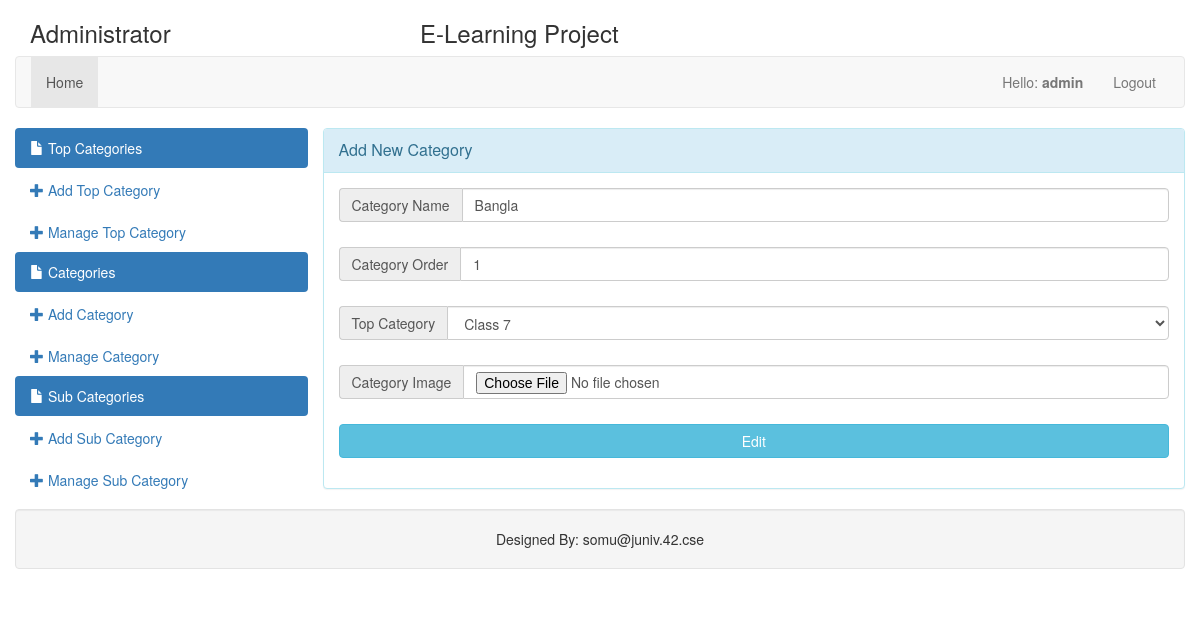
The app's page /admin/add_category.php?edit_id=34 (signed in), older data.
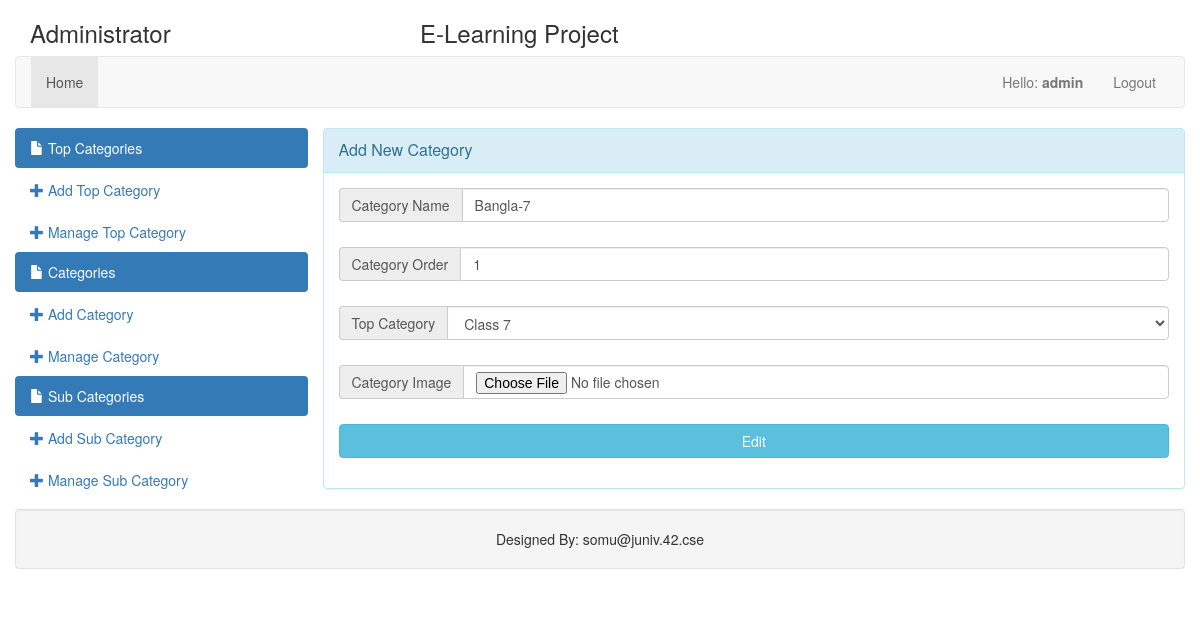
The same page, newer data.
### tables this page shows
CREATE TABLE `table_category` (
  `category_id` int(11) NOT NULL,
  `category_name` varchar(200) NOT NULL,
  `category_image` varchar(200) NOT NULL,
  `category_order` int(11) NOT NULL,
  `top_category_id` int(11) NOT NULL
);

### connection.php (called while the page is built, shortened)
<?php
	function mres($con, $data) {
		return mysqli_real_escape_string($con, rtrim(ltrim($data)));
	}
 ?>

### admin/add_category.php (the view, shortened to what this page needs)
<?php
	include "../connection.php";
	$category_name="";
	$category_image="";
	$category_order="";
	$top_category_id="";
	if (isset($_GET["edit_id"])) {
		$qe = mysqli_query($con, "select * from table_category where category_id='".mres($con, $_GET["edit_id"])."'");
		while ($row = $qe->fetch_assoc()) {
			$category_name=$row["category_name"];
			$category_image=$row["category_image"];
			$category_order=$row["category_order"];
			$top_category_id=$row["top_category_id"];
		}
	}
 ?>
<?php include "header.php"; ?>
	<div class="row" style="padding-left: 0px; padding-right: 0px;">
		<div class="col-lg-3 col-md-3 col-sm-3 col-xs-12" style="padding-left: 0px; padding-right: 0px;">
			<?php include "left_menu.php"; ?>
		</div>
		<div class="col-lg-9 col-md-9 col-sm-9 col-xs-12" style="padding-right: 0px;">
			<div class="panel panel-info">
				<div class="panel-heading">
					<div class="panel-title">Add New Category</div>
				</div>
				<div class="panel-body">
					<form id="form_add_category" class="form-horizontal" rol="form" method="post" action='<?php echo $_SERVER["PHP_SELF"]; ?>' enctype="multipart/form-data">
						<div style="margin-bottom: 25px;" class="input-group">
							<span class="input-group-addon">Category Name</span>
							<input id="text_category_name" type="text" class="form-control" name="text_category_name" value="<?php echo $category_name; ?>">
						</div>
						<div style="margin-bottom: 25px;" class="input-group">
							<span class="input-group-addon">Category Order</span>
							<input id="text_category_order" type="text" class="form-control" name="text_category_order" value="<?php echo $category_order; ?>">
						</div>
						<div style="margin-bottom: 25px;" class="input-group">
							<span class="input-group-addon">Top Category</span>
							<select id="top_category_id" name="top_category_id" class="form-control">
								<?php
									$qtc = mysqli_query($con, "select * from table_top_category order by top_category_order desc");
									while ($row = $qtc->fetch_assoc()) {
										if ($row["top_category_id"] == $top_category_id) {
											echo '<option value="'.$row["top_category_id"].'" selected>'.$row["top_category_name"].'</option>';
										}
										else {
											echo '<option value="'.$row["top_category_id"].'">'.$row["top_category_name"].'</option>';
										}
									}
								 ?>
							</select>
						</div>
						<div style="margin-bottom: 25px;" class="input-group">
							<span class="input-group-addon">Category Image</span>
							<input id="text_category_image" type="file" class="form-control" name="text_category_image" value="<?php echo $category_image; ?>">
						</div>
						<div style="margin-top: 10px;" class="form-group">
							<div class="col-sm-12 controls">
								<?php
									if (!isset($_GET["edit_id"])) {
										echo '<input type="submit" id="btn_save" name="btn_save" class="btn btn-info btn-block btn-large" value="Save">';
									}
									else {
										echo '<input type="submit" id="btn_edit" name="btn_edit" class="btn btn-info btn-block btn-large" value="Edit">';
									}
								 ?>
							</div>
						</div>
					</form>
				</div>
			</div>
		</div>
	</div>
<?php include "footer.php"; ?>

Row changes from the older to the newer data that the page shows:
changed table_category: text_category_name "Bangla" → "Bangla-7"
